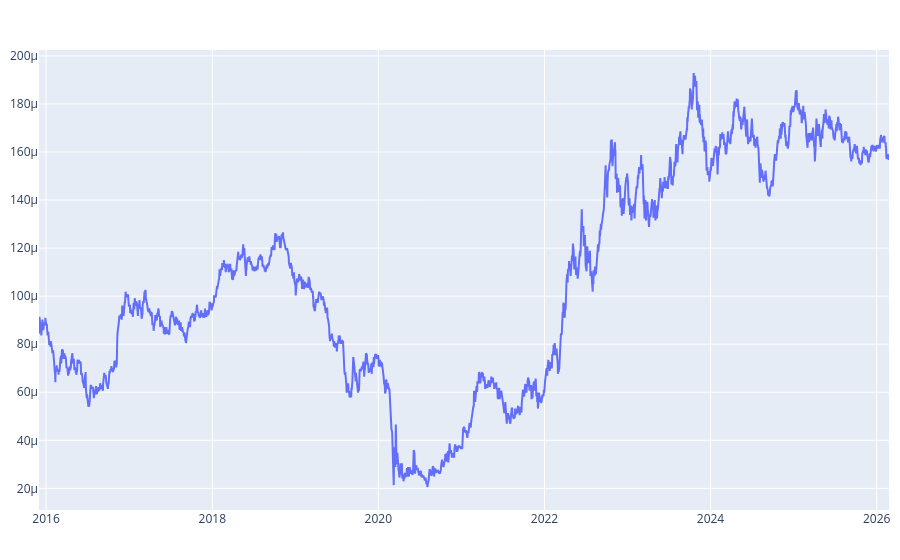

Notebook cell for this chart:
### Code cell
df_rf = pd.DataFrame(rf)

fig = go.Figure()
fig.add_trace(
    go.Scatter(x=df_rf.index,y=df_rf['DGS10'], mode='lines')
    )
fig.update_layout(margin=dict(l=10, r=10, t=50, b=50))
fig.show()

### Figure 1 — Plotly figure (JSON) as saved in the notebook; plotly's stock layout.template omitted (floating-point values rounded to 4 significant figures; data arrays with more than 128 entries replaced by an {"elided": "..."} marker saying what was removed)
{"data": [{"mode": "lines", "type": "scatter", "x": {"elided": "2557 str values"}, "y": {"elided": "2557 float values"}}], "layout": {"margin": {"b": 50, "l": 10, "r": 10, "t": 50}}}
